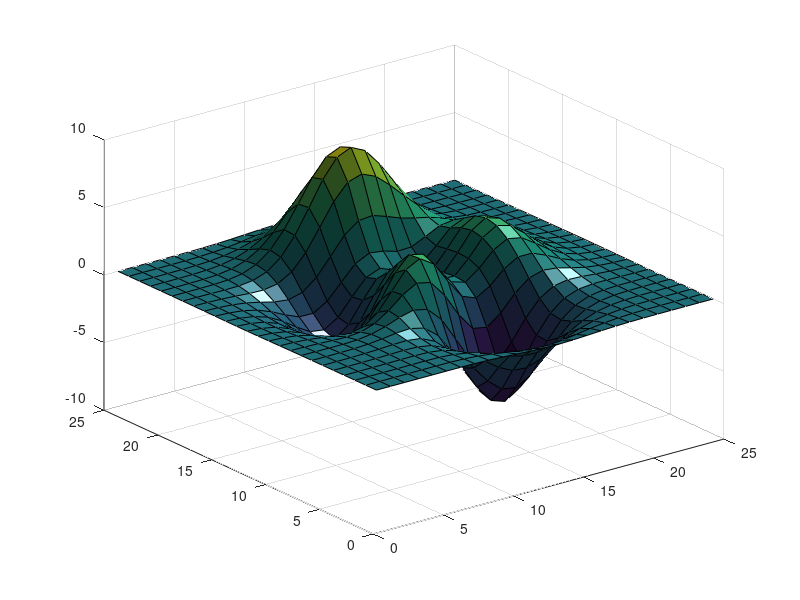

MATLAB code to generate this figure: (Note: this script raises an error after producing the figure.)
s1 = surf(peaks(25))
lig2 = light;
lighangle(lig2,pi,pi/10)
lighting gouraud
material dull
shading interp

for i=0:pi/2:360
    lightangle(lig2,i,75);
    drawnow;
end
